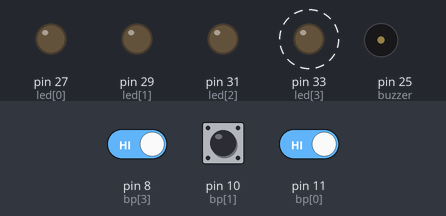
Recording of a sketch running on a simulated Arduino Mega 2560, built with avr-gcc and run on an emulated ATmega2560. Parts: output pins drawn as LEDs (lit = HIGH), buzzer (waves = sounding). Dashed ring = blinking. Inputs (shaded band) come from the test bench; at power-on: pin 8 (bp[3]) HIGH, pin 11 (bp[0]) HIGH, pin 10 (bp[1]) HIGH. Random numbers use the default seed unless the sketch sets one.

Above: at 3.5 s.
4.0 s: pin 8 (bp[3]) driven LOW
At 5.05 s:
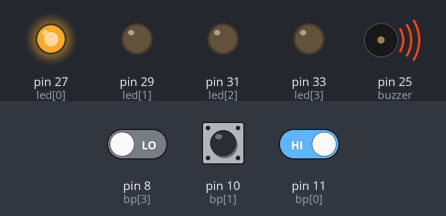
At 7.55 s:
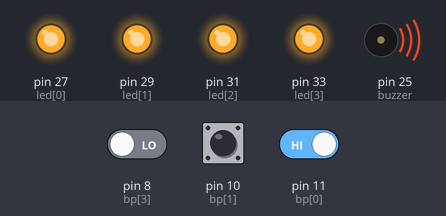
12.7 s: pin 11 (bp[0]) driven LOW
At 13.75 s:
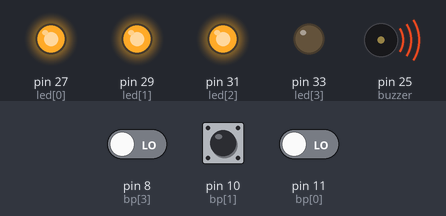
Timing chart, 0 to 22.2 s (numbered marks = the images above; inputs shaded):
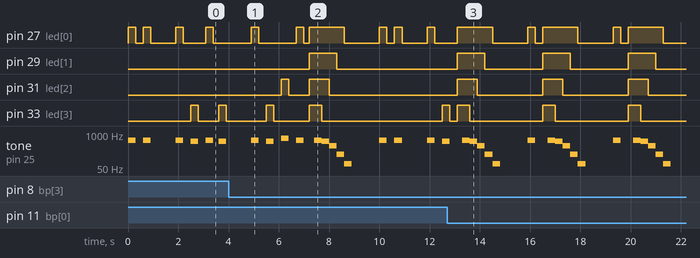

Measured:
- after the input at 4.0 s, pin 29 (led[1]): LOW → HIGH after 3.2 s, → LOW 1.1 s later
- by itself, pin 27 (led[0]): repeats every 3.4 s: LOW 1.4 s, HIGH 0.30 s, LOW 0.30 s, HIGH 1.4 s
- by itself, pin 31 (led[2]): alternates HIGH for 0.80 s and LOW for 2.6 s
- by itself, pin 33 (led[3]): repeats every 3.4 s: HIGH 0.50 s, LOW 2.9 s
- by itself, tone on pin 25 (buzzer): repeats every 3.4 s: 587 Hz 0.30 s, 523 Hz 0.30 s, 349 Hz 0.30 s, 165 Hz 0.30 s, 73 Hz 0.30 s, silent 1.1 s, 587 Hz 0.30 s, silent 0.50 s

The sketch:

jeuSimon.ino
```cpp
#include "pitches.h"

int led[4] = {27,29,31,33};
int bp[4] = {11,10,9,8};

int buzzer = 25;
int melody[] = {
  NOTE_D5, NOTE_E5, NOTE_F5, NOTE_C5};
int defeatMelody[] = {
  NOTE_D2, NOTE_E3, NOTE_F4, NOTE_C5};
int duration = 300;

int passage = 1;
int k = 0;

int stage[5] = {5,6,7,9,12};
int level = 0;


void setup() {

  Serial.begin(9600);

  for(int i=0; i<4; i++){
    pinMode(led[i],OUTPUT);
  }
  for(int i=0; i<4; i++){
    pinMode(bp[i],INPUT);
  }

  pinMode(buzzer,OUTPUT);

}

void loop() {
    randomSeed(analogRead(0));//mélange la fonction random

    int sequence[stage[level]];
    //Assignation de la séquence de couleurs aléatoires :
    for(int i=0; i<stage[level]; i++){
      sequence[i] = random(0,4);
    }

    while(true){
      //Affichage de cette séquence (1, 12, 123, 1234,...)
      while(k < passage){
        digitalWrite(led[sequence[k]],HIGH);
        tone(buzzer, melody[sequence[k]], duration);
        delay(duration);
        digitalWrite(led[sequence[k]],LOW);
        delay(duration);
        k++;
      }
      k = 0;


      //Le joueur reproduit la suite avec les boutons
      while(k < passage){

        //Attendre l'appui d'un bouton
        while(digitalRead(bp[0])==0 and digitalRead(bp[1])==0 and digitalRead(bp[2])==0 and digitalRead(bp[3])==0){

        }


        //On vérifie si le bouton pressé correspond à la séquence
        if(digitalRead(bp[sequence[k]])==1){//Si le bouton correspond bien à la séquence
          digitalWrite(led[sequence[k]],HIGH);
          tone(buzzer, melody[sequence[k]], duration);
          delay(duration);
          digitalWrite(led[sequence[k]],LOW);
        }
        else{//Si le bouton ne correspond pas à la séquence
          for(int i=0; i<4; i++){
            digitalWrite(led[i],HIGH);
          }
          delay(200);
          for(int i=4; i>=0; i--){
            digitalWrite(led[i],LOW);
            tone(buzzer, defeatMelody[i], duration);
            delay(duration);

          }
          passage = 0;
          k = 0;
          delay(300);
          break;
        }
        delay(200);

        k++;

      }
      k = 0;

      passage++;

      //Si toutes les couleurs ont été faites on sort de la boucle et on créé une nouvelle séquence
      //Célébration de la réussite du niveau
      if(passage>stage[level]){
        passage = 0;
        for(int i=0; i<4; i++){
          for(int k=0; k<4; k++){
            digitalWrite(led[k],HIGH);
            tone(buzzer, melody[k], 100);
            delay(100);
            digitalWrite(led[k],LOW);
          }
        }
        level++;
        delay(1500);
        break;
      }
      delay(800);
    }
  }
```
